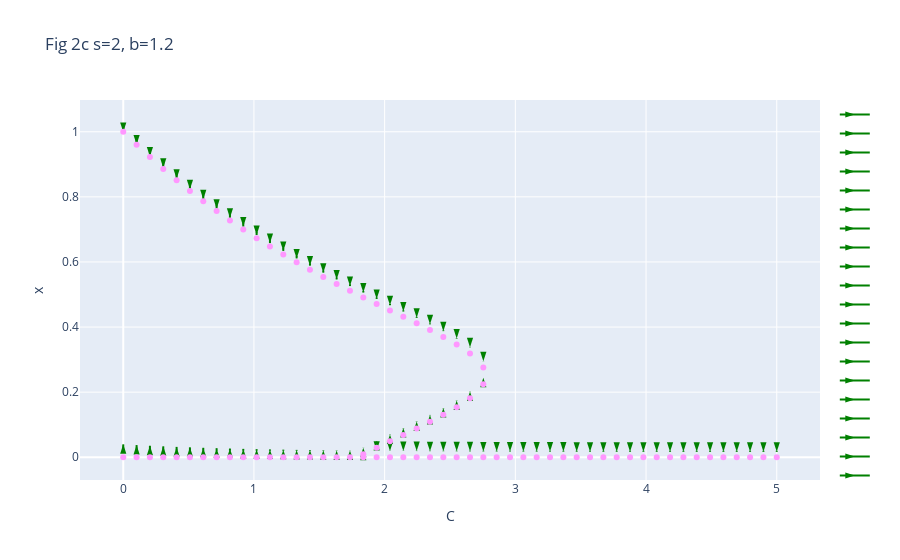

The code cell stored with this chart in its notebook:
### Code cell
s_par = 2
b_par = 1.2
params = {s:s_par, b:b_par, ro:1}
#### NOTE: отбросили комплексные решения

cs = []
xs =[]
sols_by_c = {}
fig = go.Figure()

for cur_C in np.linspace(0,5,50):
    cur_params = {C:cur_C} | params
    sols_by_c[cur_C] = [sol for sol in solve(dxdt.subs(cur_params), x)
                       if sol.is_real and sol >=0]
    for curx in sols_by_c[cur_C]:
        cs.append(float(cur_C))
        xs.append(float(curx))
        k = 2# number of steps
        fig.add_trace(get_arrow_scatter(cur_C, k, curx, cur_params, shift = 0.02))
        
    
fig.add_trace(go.Scatter(x=cs, y=xs, mode='markers', name = ""))
fig.update_layout(title=f"Fig 2c s={s_par}, b={b_par}")
fig.update_layout(xaxis={"title": "C"}, yaxis={"title": "x"})

### Figure 1 — Plotly figure (JSON) as saved in the notebook; plotly's stock layout.template omitted (floating-point values rounded to 4 significant figures)
{"data": [{"marker": {"angleref": "previous", "color": "green", "size": 10, "symbol": "arrow"}, "mode": "lines+markers", "name": "", "type": "scatter", "x": [0, 0], "y": [0.02, 0.0396]}, {"marker": {"angleref": "previous", "color": "green", "size": 10, "symbol": "arrow"}, "mode": "lines+markers", "name": "", "type": "scatter", "x": [0, 0], "y": [1.02, 0.9996]}, {"marker": {"angleref": "previous", "color": "green", "size": 10, "symbol": "arrow"}, "mode": "lines+markers", "name": "", "type": "scatter", "x": [0.102, 0.102], "y": [0.02, 0.03736]}, {"marker": {"angleref": "previous", "color": "green", "size": 10, "symbol": "arrow"}, "mode": "lines+markers", "name": "", "type": "scatter", "x": [0.102, 0.102], "y": [0.9801, 0.9611]}, {"marker": {"angleref": "previous", "color": "green", "size": 10, "symbol": "arrow"}, "mode": "lines+markers", "name": "", "type": "scatter", "x": [0.2041, 0.2041], "y": [0.02, 0.03534]}, {"marker": {"angleref": "previous", "color": "green", "size": 10, "symbol": "arrow"}, "mode": "lines+markers", "name": "", "type": "scatter", "x": [0.2041, 0.2041], "y": [0.9421, 0.9243]}, {"marker": {"angleref": "previous", "color": "green", "size": 10, "symbol": "arrow"}, "mode": "lines+markers", "name": "", "type": "scatter", "x": [0.3061, 0.3061], "y": [0.02, 0.03351]}, {"marker": {"angleref": "previous", "color": "green", "size": 10, "symbol": "arrow"}, "mode": "lines+markers", "name": "", "type": "scatter", "x": [0.3061, 0.3061], "y": [0.9058, 0.8892]}, {"marker": {"angleref": "previous", "color": "green", "size": 10, "symbol": "arrow"}, "mode": "lines+markers", "name": "", "type": "scatter", "x": [0.4082, 0.4082], "y": [0.02, 0.03187]}, {"marker": {"angleref": "previous", "color": "green", "size": 10, "symbol": "arrow"}, "mode": "lines+markers", "name": "", "type": "scatter", "x": [0.4082, 0.4082], "y": [0.8712, 0.8557]}, {"marker": {"angleref": "previous", "color": "green", "size": 10, "symbol": "arrow"}, "mode": "lines+markers", "name": "", "type": "scatter", "x": [0.5102, 0.5102], "y": [0.02, 0.03038]}, {"marker": {"angleref": "previous", "color": "green", "size": 10, "symbol": "arrow"}, "mode": "lines+markers", "name": "", "type": "scatter", "x": [0.5102, 0.5102], "y": [0.8381, 0.8236]}, {"marker": {"angleref": "previous", "color": "green", "size": 10, "symbol": "arrow"}, "mode": "lines+markers", "name": "", "type": "scatter", "x": [0.6122, 0.6122], "y": [0.02, 0.02903]}, {"marker": {"angleref": "previous", "color": "green", "size": 10, "symbol": "arrow"}, "mode": "lines+markers", "name": "", "type": "scatter", "x": [0.6122, 0.6122], "y": [0.8065, 0.793]}, {"marker": {"angleref": "previous", "color": "green", "size": 10, "symbol": "arrow"}, "mode": "lines+markers", "name": "", "type": "scatter", "x": [0.7143, 0.7143], "y": [0.02, 0.02782]}, {"marker": {"angleref": "previous", "color": "green", "size": 10, "symbol": "arrow"}, "mode": "lines+markers", "name": "", "type": "scatter", "x": [0.7143, 0.7143], "y": [0.7762, 0.7636]}, {"marker": {"angleref": "previous", "color": "green", "size": 10, "symbol": "arrow"}, "mode": "lines+markers", "name": "", "type": "scatter", "x": [0.8163, 0.8163], "y": [0.02, 0.02672]}, {"marker": {"angleref": "previous", "color": "green", "size": 10, "symbol": "arrow"}, "mode": "lines+markers", "name": "", "type": "scatter", "x": [0.8163, 0.8163], "y": [0.7472, 0.7355]}, {"marker": {"angleref": "previous", "color": "green", "size": 10, "symbol": "arrow"}, "mode": "lines+markers", "name": "", "type": "scatter", "x": [0.9184, 0.9184], "y": [0.02, 0.02573]}, {"marker": {"angleref": "previous", "color": "green", "size": 10, "symbol": "arrow"}, "mode": "lines+markers", "name": "", "type": "scatter", "x": [0.9184, 0.9184], "y": [0.7194, 0.7086]}, {"marker": {"angleref": "previous", "color": "green", "size": 10, "symbol": "arrow"}, "mode": "lines+markers", "name": "", "type": "scatter", "x": [1.02, 1.02], "y": [0.02, 0.02484]}, {"marker": {"angleref": "previous", "color": "green", "size": 10, "symbol": "arrow"}, "mode": "lines+markers", "name": "", "type": "scatter", "x": [1.02, 1.02], "y": [0.6928, 0.6828]}, {"marker": {"angleref": "previous", "color": "green", "size": 10, "symbol": "arrow"}, "mode": "lines+markers", "name": "", "type": "scatter", "x": [1.122, 1.122], "y": [0.02, 0.02403]}, {"marker": {"angleref": "previous", "color": "green", "size": 10, "symbol": "arrow"}, "mode": "lines+markers", "name": "", "type": "scatter", "x": [1.122, 1.122], "y": [0.6672, 0.6579]}, {"marker": {"angleref": "previous", "color": "green", "size": 10, "symbol": "arrow"}, "mode": "lines+markers", "name": "", "type": "scatter", "x": [1.224, 1.224], "y": [0.02, 0.02331]}, {"marker": {"angleref": "previous", "color": "green", "size": 10, "symbol": "arrow"}, "mode": "lines+markers", "name": "", "type": "scatter", "x": [1.224, 1.224], "y": [0.6426, 0.634]}, {"marker": {"angleref": "previous", "color": "green", "size": 10, "symbol": "arrow"}, "mode": "lines+markers", "name": "", "type": "scatter", "x": [1.327, 1.327], "y": [0.02, 0.02265]}, {"marker": {"angleref": "previous", "color": "green", "size": 10, "symbol": "arrow"}, "mode": "lines+markers", "name": "", "type": "scatter", "x": [1.327, 1.327], "y": [0.6189, 0.611]}, {"marker": {"angleref": "previous", "color": "green", "size": 10, "symbol": "arrow"}, "mode": "lines+markers", "name": "", "type": "scatter", "x": [1.429, 1.429], "y": [0.02, 0.02205]}, {"marker": {"angleref": "previous", "color": "green", "size": 10, "symbol": "arrow"}, "mode": "lines+markers", "name": "", "type": "scatter", "x": [1.429, 1.429], "y": [0.596, 0.5887]}, {"marker": {"angleref": "previous", "color": "green", "size": 10, "symbol": "arrow"}, "mode": "lines+markers", "name": "", "type": "scatter", "x": [1.531, 1.531], "y": [0.02, 0.02152]}, {"marker": {"angleref": "previous", "color": "green", "size": 10, "symbol": "arrow"}, "mode": "lines+markers", "name": "", "type": "scatter", "x": [1.531, 1.531], "y": [0.5739, 0.5672]}, {"marker": {"angleref": "previous", "color": "green", "size": 10, "symbol": "arrow"}, "mode": "lines+markers", "name": "", "type": "scatter", "x": [1.633, 1.633], "y": [0.02, 0.02103]}, {"marker": {"angleref": "previous", "color": "green", "size": 10, "symbol": "arrow"}, "mode": "lines+markers", "name": "", "type": "scatter", "x": [1.633, 1.633], "y": [0.5524, 0.5463]}, {"marker": {"angleref": "previous", "color": "green", "size": 10, "symbol": "arrow"}, "mode": "lines+markers", "name": "", "type": "scatter", "x": [1.735, 1.735], "y": [0.02, 0.0206]}, {"marker": {"angleref": "previous", "color": "green", "size": 10, "symbol": "arrow"}, "mode": "lines+markers", "name": "", "type": "scatter", "x": [1.735, 1.735], "y": [0.5315, 0.5259]}, {"marker": {"angleref": "previous", "color": "green", "size": 10, "symbol": "arrow"}, "mode": "lines+markers", "name": "", "type": "scatter", "x": [1.837, 1.837], "y": [0.02, 0.0202]}, {"marker": {"angleref": "previous", "color": "green", "size": 10, "symbol": "arrow"}, "mode": "lines+markers", "name": "", "type": "scatter", "x": [1.837, 1.837], "y": [0.02896, 0.02946]}, {"marker": {"angleref": "previous", "color": "green", "size": 10, "symbol": "arrow"}, "mode": "lines+markers", "name": "", "type": "scatter", "x": [1.837, 1.837], "y": [0.511, 0.506]}, {"marker": {"angleref": "previous", "color": "green", "size": 10, "symbol": "arrow"}, "mode": "lines+markers", "name": "", "type": "scatter", "x": [1.939, 1.939], "y": [0.02, 0.01984]}, {"marker": {"angleref": "previous", "color": "green", "size": 10, "symbol": "arrow"}, "mode": "lines+markers", "name": "", "type": "scatter", "x": [1.939, 1.939], "y": [0.04903, 0.04978]}, {"marker": {"angleref": "previous", "color": "green", "size": 10, "symbol": "arrow"}, "mode": "lines+markers", "name": "", "type": "scatter", "x": [1.939, 1.939], "y": [0.491, 0.4864]}, {"marker": {"angleref": "previous", "color": "green", "size": 10, "symbol": "arrow"}, "mode": "lines+markers", "name": "", "type": "scatter", "x": [2.041, 2.041], "y": [0.02, 0.01952]}, {"marker": {"angleref": "previous", "color": "green", "size": 10, "symbol": "arrow"}, "mode": "lines+markers", "name": "", "type": "scatter", "x": [2.041, 2.041], "y": [0.06887, 0.06979]}, {"marker": {"angleref": "previous", "color": "green", "size": 10, "symbol": "arrow"}, "mode": "lines+markers", "name": "", "type": "scatter", "x": [2.041, 2.041], "y": [0.4711, 0.467]}, {"marker": {"angleref": "previous", "color": "green", "size": 10, "symbol": "arrow"}, "mode": "lines+markers", "name": "", "type": "scatter", "x": [2.143, 2.143], "y": [0.02, 0.01923]}, {"marker": {"angleref": "previous", "color": "green", "size": 10, "symbol": "arrow"}, "mode": "lines+markers", "name": "", "type": "scatter", "x": [2.143, 2.143], "y": [0.08864, 0.08967]}, {"marker": {"angleref": "previous", "color": "green", "size": 10, "symbol": "arrow"}, "mode": "lines+markers", "name": "", "type": "scatter", "x": [2.143, 2.143], "y": [0.4514, 0.4477]}, {"marker": {"angleref": "previous", "color": "green", "size": 10, "symbol": "arrow"}, "mode": "lines+markers", "name": "", "type": "scatter", "x": [2.245, 2.245], "y": [0.02, 0.01897]}, {"marker": {"angleref": "previous", "color": "green", "size": 10, "symbol": "arrow"}, "mode": "lines+markers", "name": "", "type": "scatter", "x": [2.245, 2.245], "y": [0.1086, 0.1096]}, {"marker": {"angleref": "previous", "color": "green", "size": 10, "symbol": "arrow"}, "mode": "lines+markers", "name": "", "type": "scatter", "x": [2.245, 2.245], "y": [0.4314, 0.4283]}, {"marker": {"angleref": "previous", "color": "green", "size": 10, "symbol": "arrow"}, "mode": "lines+markers", "name": "", "type": "scatter", "x": [2.347, 2.347], "y": [0.02, 0.01873]}, {"marker": {"angleref": "previous", "color": "green", "size": 10, "symbol": "arrow"}, "mode": "lines+markers", "name": "", "type": "scatter", "x": [2.347, 2.347], "y": [0.1289, 0.13]}, {"marker": {"angleref": "previous", "color": "green", "size": 10, "symbol": "arrow"}, "mode": "lines+markers", "name": "", "type": "scatter", "x": [2.347, 2.347], "y": [0.4111, 0.4083]}, {"marker": {"angleref": "previous", "color": "green", "size": 10, "symbol": "arrow"}, "mode": "lines+markers", "name": "", "type": "scatter", "x": [2.449, 2.449], "y": [0.02, 0.01852]}, {"marker": {"angleref": "previous", "color": "green", "size": 10, "symbol": "arrow"}, "mode": "lines+markers", "name": "", "type": "scatter", "x": [2.449, 2.449], "y": [0.1503, 0.1513]}, {"marker": {"angleref": "previous", "color": "green", "size": 10, "symbol": "arrow"}, "mode": "lines+markers", "name": "", "type": "scatter", "x": [2.449, 2.449], "y": [0.3897, 0.3874]}, {"marker": {"angleref": "previous", "color": "green", "size": 10, "symbol": "arrow"}, "mode": "lines+markers", "name": "", "type": "scatter", "x": [2.551, 2.551], "y": [0.02, 0.01832]}, {"marker": {"angleref": "previous", "color": "green", "size": 10, "symbol": "arrow"}, "mode": "lines+markers", "name": "", "type": "scatter", "x": [2.551, 2.551], "y": [0.1736, 0.1744]}, {"marker": {"angleref": "previous", "color": "green", "size": 10, "symbol": "arrow"}, "mode": "lines+markers", "name": "", "type": "scatter", "x": [2.551, 2.551], "y": [0.3664, 0.3646]}, {"marker": {"angleref": "previous", "color": "green", "size": 10, "symbol": "arrow"}, "mode": "lines+markers", "name": "", "type": "scatter", "x": [2.653, 2.653], "y": [0.02, 0.01815]}, {"marker": {"angleref": "previous", "color": "green", "size": 10, "symbol": "arrow"}, "mode": "lines+markers", "name": "", "type": "scatter", "x": [2.653, 2.653], "y": [0.201, 0.2017]}, {"marker": {"angleref": "previous", "color": "green", "size": 10, "symbol": "arrow"}, "mode": "lines+markers", "name": "", "type": "scatter", "x": [2.653, 2.653], "y": [0.339, 0.3377]}, {"marker": {"angleref": "previous", "color": "green", "size": 10, "symbol": "arrow"}, "mode": "lines+markers", "name": "", "type": "scatter", "x": [2.755, 2.755], "y": [0.02, 0.01799]}, {"marker": {"angleref": "previous", "color": "green", "size": 10, "symbol": "arrow"}, "mode": "lines+markers", "name": "", "type": "scatter", "x": [2.755, 2.755], "y": [0.2443, 0.2445]}, {"marker": {"angleref": "previous", "color": "green", "size": 10, "symbol": "arrow"}, "mode": "lines+markers", "name": "", "type": "scatter", "x": [2.755, 2.755], "y": [0.2957, 0.2952]}, {"marker": {"angleref": "previous", "color": "green", "size": 10, "symbol": "arrow"}, "mode": "lines+markers", "name": "", "type": "scatter", "x": [2.857, 2.857], "y": [0.02, 0.01785]}, {"marker": {"angleref": "previous", "color": "green", "size": 10, "symbol": "arrow"}, "mode": "lines+markers", "name": "", "type": "scatter", "x": [2.959, 2.959], "y": [0.02, 0.01772]}, {"marker": {"angleref": "previous", "color": "green", "size": 10, "symbol": "arrow"}, "mode": "lines+markers", "name": "", "type": "scatter", "x": [3.061, 3.061], "y": [0.02, 0.0176]}, {"marker": {"angleref": "previous", "color": "green", "size": 10, "symbol": "arrow"}, "mode": "lines+markers", "name": "", "type": "scatter", "x": [3.163, 3.163], "y": [0.02, 0.0175]}, {"marker": {"angleref": "previous", "color": "green", "size": 10, "symbol": "arrow"}, "mode": "lines+markers", "name": "", "type": "scatter", "x": [3.265, 3.265], "y": [0.02, 0.0174]}, {"marker": {"angleref": "previous", "color": "green", "size": 10, "symbol": "arrow"}, "mode": "lines+markers", "name": "", "type": "scatter", "x": [3.367, 3.367], "y": [0.02, 0.01732]}, {"marker": {"angleref": "previous", "color": "green", "size": 10, "symbol": "arrow"}, "mode": "lines+markers", "name": "", "type": "scatter", "x": [3.469, 3.469], "y": [0.02, 0.01724]}, {"marker": {"angleref": "previous", "color": "green", "size": 10, "symbol": "arrow"}, "mode": "lines+markers", "name": "", "type": "scatter", "x": [3.571, 3.571], "y": [0.02, 0.01717]}, {"marker": {"angleref": "previous", "color": "green", "size": 10, "symbol": "arrow"}, "mode": "lines+markers", "name": "", "type": "scatter", "x": [3.673, 3.673], "y": [0.02, 0.01711]}, {"marker": {"angleref": "previous", "color": "green", "size": 10, "symbol": "arrow"}, "mode": "lines+markers", "name": "", "type": "scatter", "x": [3.776, 3.776], "y": [0.02, 0.01705]}, {"marker": {"angleref": "previous", "color": "green", "size": 10, "symbol": "arrow"}, "mode": "lines+markers", "name": "", "type": "scatter", "x": [3.878, 3.878], "y": [0.02, 0.017]}, {"marker": {"angleref": "previous", "color": "green", "size": 10, "symbol": "arrow"}, "mode": "lines+markers", "name": "", "type": "scatter", "x": [3.98, 3.98], "y": [0.02, 0.01695]}, {"marker": {"angleref": "previous", "color": "green", "size": 10, "symbol": "arrow"}, "mode": "lines+markers", "name": "", "type": "scatter", "x": [4.082, 4.082], "y": [0.02, 0.01691]}, {"marker": {"angleref": "previous", "color": "green", "size": 10, "symbol": "arrow"}, "mode": "lines+markers", "name": "", "type": "scatter", "x": [4.184, 4.184], "y": [0.02, 0.01687]}, {"marker": {"angleref": "previous", "color": "green", "size": 10, "symbol": "arrow"}, "mode": "lines+markers", "name": "", "type": "scatter", "x": [4.286, 4.286], "y": [0.02, 0.01684]}, {"marker": {"angleref": "previous", "color": "green", "size": 10, "symbol": "arrow"}, "mode": "lines+markers", "name": "", "type": "scatter", "x": [4.388, 4.388], "y": [0.02, 0.01681]}, {"marker": {"angleref": "previous", "color": "green", "size": 10, "symbol": "arrow"}, "mode": "lines+markers", "name": "", "type": "scatter", "x": [4.49, 4.49], "y": [0.02, 0.01678]}, {"marker": {"angleref": "previous", "color": "green", "size": 10, "symbol": "arrow"}, "mode": "lines+markers", "name": "", "type": "scatter", "x": [4.592, 4.592], "y": [0.02, 0.01676]}, {"marker": {"angleref": "previous", "color": "green", "size": 10, "symbol": "arrow"}, "mode": "lines+markers", "name": "", "type": "scatter", "x": [4.694, 4.694], "y": [0.02, 0.01673]}, {"marker": {"angleref": "previous", "color": "green", "size": 10, "symbol": "arrow"}, "mode": "lines+markers", "name": "", "type": "scatter", "x": [4.796, 4.796], "y": [0.02, 0.01671]}, {"marker": {"angleref": "previous", "color": "green", "size": 10, "symbol": "arrow"}, "mode": "lines+markers", "name": "", "type": "scatter", "x": [4.898, 4.898], "y": [0.02, 0.0167]}, {"marker": {"angleref": "previous", "color": "green", "size": 10, "symbol": "arrow"}, "mode": "lines+markers", "name": "", "type": "scatter", "x": [5, 5], "y": [0.02, 0.01668]}, {"mode": "markers", "name": "", "type": "scatter", "x": [0, 0, 0.102, 0.102, 0.2041, 0.2041, 0.3061, 0.3061, 0.4082, 0.4082, 0.5102, 0.5102, 0.6122, 0.6122, 0.7143, 0.7143, 0.8163, 0.8163, 0.9184, 0.9184, 1.02, 1.02, 1.122, 1.122, 1.224, 1.224, 1.327, 1.327, 1.429, 1.429, 1.531, 1.531, 1.633, 1.633, 1.735, 1.735, 1.837, 1.837, 1.837, 1.939, 1.939, 1.939, 2.041, 2.041, 2.041, 2.143, 2.143, 2.143, 2.245, 2.245, 2.245, 2.347, 2.347, 2.347, 2.449, 2.449, 2.449, 2.551, 2.551, 2.551, 2.653, 2.653, 2.653, 2.755, 2.755, 2.755, 2.857, 2.959, 3.061, 3.163, 3.265, 3.367, 3.469, 3.571, 3.673, 3.776, 3.878, 3.98, 4.082, 4.184, 4.286, 4.388, 4.49, 4.592, 4.694, 4.796, 4.898, 5], "y": [0, 1, 0, 0.9601, 0, 0.9221, 0, 0.8858, 0, 0.8512, 0, 0.8181, 0, 0.7865, 0, 0.7562, 0, 0.7272, 0, 0.6994, 0, 0.6728, 0, 0.6472, 0, 0.6226, 0, 0.5989, 0, 0.576, 0, 0.5539, 0, 0.5324, 0, 0.5115, 0, 0.008956, 0.491, 0, 0.02903, 0.471, 0, 0.04887, 0.4511, 0, 0.06864, 0.4314, 0, 0.08856, 0.4114, 0, 0.1089, 0.3911, 0, 0.1303, 0.3697, 0, 0.1536, 0.3464, 0, 0.181, 0.319, 0, 0.2243, 0.2757, 0, 0, 0, 0, 0, 0, 0, 0, 0, 0, 0, 0, 0, 0, 0, 0, 0, 0, 0, 0, 0, 0]}], "layout": {"autosize": true, "title": {"text": "Fig 2c s=2, b=1.2"}, "xaxis": {"autorange": true, "range": [-0.3291, 5.329], "title": {"text": "C"}, "type": "linear"}, "yaxis": {"autorange": true, "range": [-0.08567, 1.122], "title": {"text": "x"}, "type": "linear"}}}
